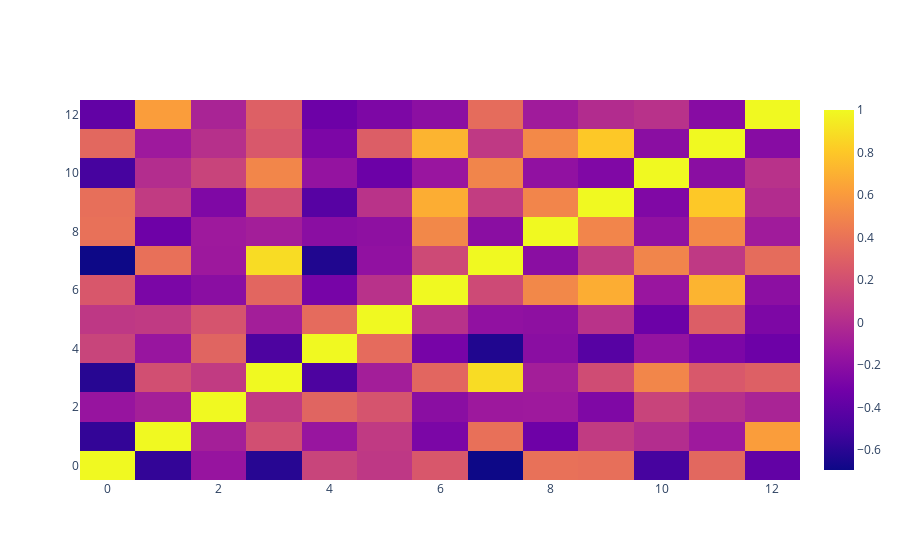

The code cell stored with this chart in its notebook:
### Code cell
##### interesting stuff i can't look at right now
fig2 = go.Figure(data=go.Heatmap(
                   z=df.groupby('genre').mean().corr(),))
fig2.show()

### Figure 1 — Plotly figure (JSON) as saved in the notebook; plotly's stock layout.template omitted (floating-point values rounded to 4 significant figures; data arrays with more than 128 entries replaced by an {"elided": "..."} marker saying what was removed)
{"data": [{"type": "heatmap", "z": {"elided": "13x13 float values"}}], "layout": {}}
